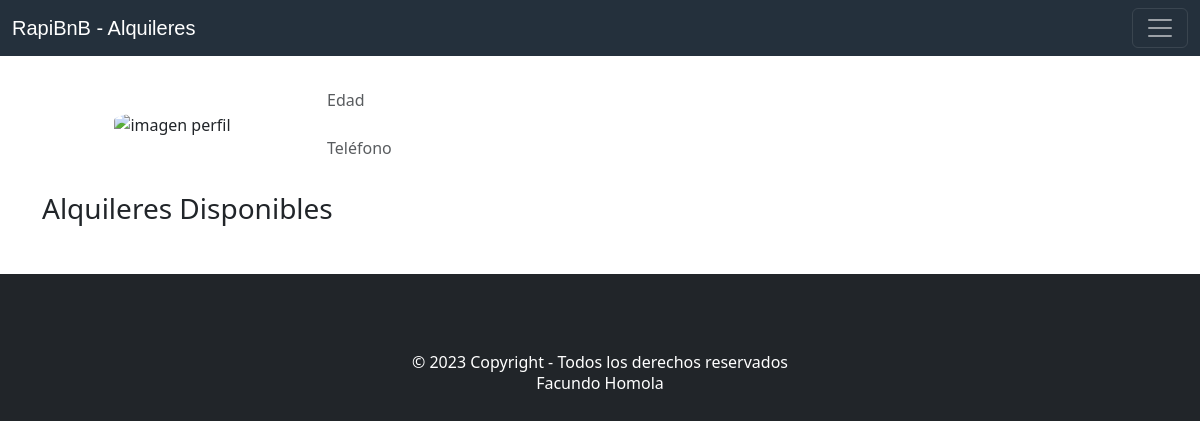
Before: /duenio.php?duenio=rauly92 with the older database file.
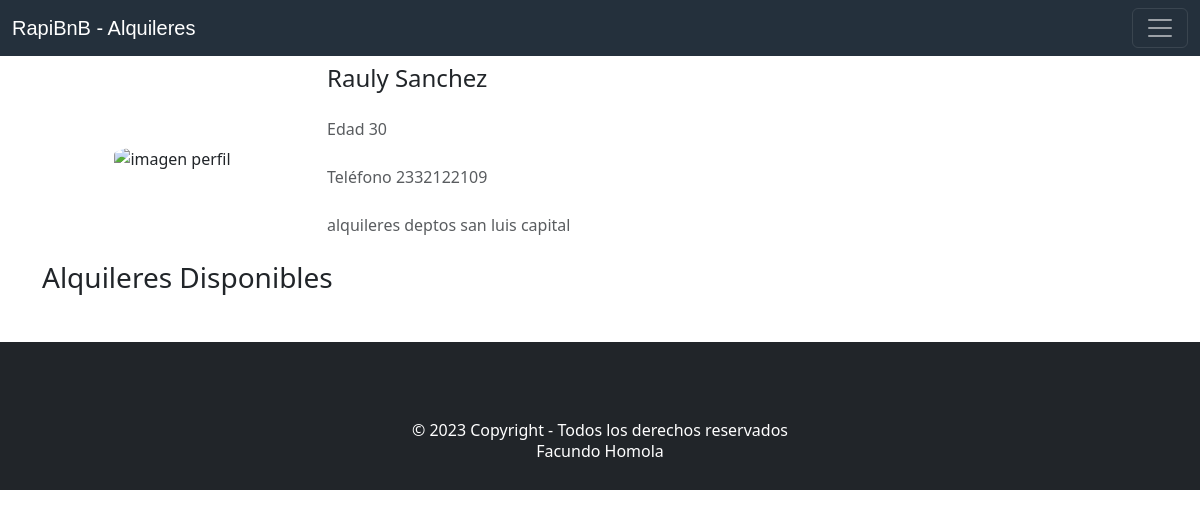
After: the same page with the newer database file.
### tables this page shows
CREATE TABLE `usuarios` (
  `id_user` int(11) NOT NULL,
  `nombre` varchar(250) NOT NULL,
  `edad` int(11) NOT NULL,
  `telefono` varchar(50) NOT NULL,
  `descripcion` text NOT NULL,
  `imagen` varchar(250) NOT NULL,
  `user` varchar(250) NOT NULL,
  `pass` varchar(250) NOT NULL
);

### duenio.php (the view, shortened to what this page needs)
<!DOCTYPE html>
<html lang="en">
<head>
    <link href="css/bootstrap.min.css" rel="stylesheet">
    <link href="css/style.css" rel="stylesheet">
</head>
<body>
<?php
    require('includes/header.php');
?>
<?php
$name_user = $_GET['duenio'];
$sql = "SELECT * FROM usuarios WHERE user='$name_user'";
$result=mysqli_query($conexion,$sql);
$usuario=mysqli_fetch_array($result);
$nombre = $usuario['nombre'];
$edad = $usuario['edad'];
$telefono = $usuario['telefono'];
$descripcion = $usuario['descripcion'];
$imagen = $usuario['imagen'];
?>
<div class="container-lg">
    <div class="row min-vh-95 mt-2 mb-2 align-items-center align-content-center">
        <div class="col-md-3">
            <div class="text-center">
              <img src="files/<?php echo $name_user."/".$imagen;?>" class="rounded-circule mw-50" alt="imagen perfil" style="border-radius: 30%;" height="240px">
            </div>
        </div>
        <div class="col-md-9 mt-md-0">
            <div class="home-text">
              <h2 class="fs-4">
                <?php
                    echo $nombre;
                ?>
              </h2>
              <p class="mt-4 text-muted">
                Edad
                <?php echo $edad; ?>
              </p>
              <p class="mt-4 text-muted">
                Teléfono
                <?php echo $telefono; ?>
              </p>
              <p class="mt-4 text-muted">
                <?php
                    echo $descripcion;
                ?>
              </p>
            </div>
        </div>
    </div>
    <div class="row">
        <div class="col-12">
            <h3 class="mb-4 fs-3 font-weight-bold">Alquileres Disponibles</h3>
        </div>
    </div>
</div>
<?php
    require('includes/footer.php');
?>
</body>
</html>

### includes/header.php (shortened to what this page needs)
<nav class="navbar navbar-dark bg-dark" id="navbarmenu">
  <div class="container-fluid">
    <a class="navbar-brand" href="/narrativa-rapibnb/index.php">RapiBnB - Alquileres</a>
    <button class="navbar-toggler" type="button" data-bs-toggle="offcanvas" data-bs-target="#offcanvasDarkNavbar" aria-controls="offcanvasDarkNavbar" aria-label="Toggle navigation">
      <span class="navbar-toggler-icon"></span>
    </button>
  </div>
</nav>

### includes/footer.php (shortened to what this page needs)
<footer>
    <div class="copyright py-3 text-white mt-4 bg-dark border-5">
        <div class="container-fluid text-center pt-1 pb-1">
        </div>
        <div class="col-md-12 py-2">
          <div class="flex-center text-center">
            <a >
            <a href="https://api.whatsapp.com/send?phone=542664112233" target="_blank"><i class="fab fa-whatsapp fa-lg text-white me-md-5 me-3 fa-2x"></a></i>
            <a href="" target="_blank"><i class="fab fa-instagram fa-lg text-white me-md-5 me-3 fa-2x"></a></i>
          </div>
        </div>
        <div class="footer-copyright text-center py-1">©  Copyright - Todos los derechos reservados
        <h6>Facundo Homola</h6>
        </div>
    </div>
    </footer>

### css/style.css (style rules this page uses)
* { margin: 0; padding: 0; box-sizing: border-box; }
#navbarmenu { font-family: 'Franklin Gothic Medium', 'Arial Narrow', Arial, sans-serif; background-color: #24303c!important; }

Changed rows visible on the page:
added usuarios: nombre "Rauly Sanchez", edad "30", telefono "2332122109", descripcion "alquileres deptos san luis capital"
